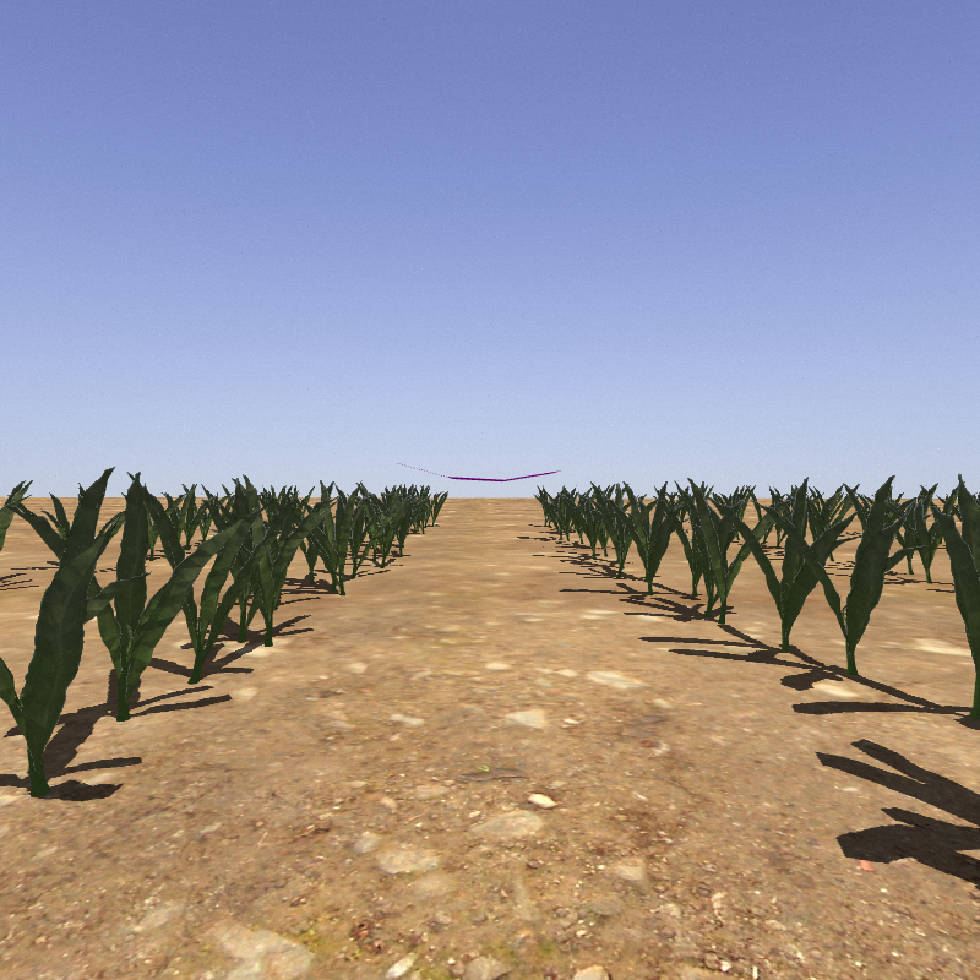
#> input picture training/validate/image_raw_1.png, 980 x 980 px; its folder holds only this picture in this run
$ python -i seg_utils.py   (imports and definitions only)   (older library calls are emulated)
#> lines starting #> are read from the running program, lines starting #| are printed output that depends on the picture; after the words box and inside, x2 and y2 are one past the last pixel; in counts of white or black regions, pixels touching at a corner belong together
# Created by: Hunter Young
# Date: 4/24/18
#
# Script Description:
# 	TODO
# Current Recommended Usage: (in terminal)
# 	TODO
from matplotlib import pyplot as plt
import utils as ut
import numpy as np
import os
import cv2


def crop_bottom_half(image):
	cropped_img = image[image.shape[0]/2:image.shape[0]]
	return cropped_img

def crop_bottom_two_thirds(image):
	cropped_img = image[image.shape[0]/6:image.shape[0]]
	return cropped_img

def crop_below_pixel(image, y_pixel):
	cropped_img = image[y_pixel:image.shape[0]]
	return cropped_img

# [8 lines left out: function horizontal_hist, not called in this run]

def vertical_hist(_img, method=0):
	if method == 1:			# Take a histogram of the left half of the image
		hist = np.sum(_img[_img.shape[1]//2:,:], axis=1)
	elif method == 2:		# Take a histogram of the right half of the image
		hist = np.sum(_img[0:_img.shape[1]//2,:], axis=1)
	else:					# Take a histogram of the whole image
		hist = np.sum(_img[:,:], axis=1)
	return hist


# [167 lines left out: functions custom_hist, find_row_ends, find_lowest_histograms, find_lowest_contours, not called in this run]

def histogram_sliding_filter(hist, window_size=16, flag_plot=False):
	avg_hist = np.zeros_like(hist).astype(np.int32)
	sliding_window = np.ones((window_size,))/window_size

	try:
		n, depth = hist.shape
	except:
		n = hist.shape
		depth = None

	if flag_plot == True:
		plt.figure(1)
		plt.clf()
		plt.title('Smoothed Histogram of the image')

	if depth == None:
		avg_hist = np.convolve(hist[:], sliding_window , mode='same')
		if flag_plot == True:
			plt.plot(range(avg_hist.shape[0]), avg_hist[:])
	else:
		for channel in range(depth):
			tmp_hist = np.convolve(hist[:,channel], sliding_window , mode='same')
			avg_hist[:,channel] = tmp_hist
			if flag_plot == True:
				plt.plot(range(avg_hist.shape[0]), avg_hist[:,channel])
				# plt.plot(range(avg_hist.shape[0]), avg_hist[:,1])
				# plt.plot(range(avg_hist.shape[0]), avg_hist[:,2])
	return avg_hist

def find_horizon_simple(v_hist,window_size=16):
	minval = [0,0]
	n_slopes = v_hist.shape[0] // window_size
	# print("Slopes: " + str(n_slopes))

	for i in range(n_slopes):
		xold = window_size * (i)
		xnew = window_size * (i+1) - 1

		dx = window_size
		dy = v_hist[xnew] - v_hist[xold]

		m = dy/dx
		tmp = np.array([xnew, m])
		if tmp[1] < minval[1]:
			minval = tmp

	# print("Minimum: " + str(minval))
	tmpVal = int(minval[1])
	idx = int(minval[0])
	return idx

def find_horizon(img, nwindows=8, minpix=300, window_height=20, flag_plot=False):
	tmp = cv2.resize(img, (640,480))
	cropped = np.copy(tmp)
	display = np.copy(tmp)
	h, w, c = tmp.shape

	vhist = vertical_hist(tmp)
	hist = histogram_sliding_filter(vhist)
	minypix = find_horizon_simple(hist[:,1])
	# print("")
	# print(tmp.shape)
	# print("Starting Y-Pixel: " + str(minypix))

	# Set size of the windows
	window_width = np.int(tmp.shape[1]/nwindows)
	# Set the width of the windows +/- margin

	if window_height > minypix:
		window_height = minypix

	# print("Window Size: " + str(window_height) + ", " + str(window_width))

	# Identify the x and y positions of all nonzero pixels in the image
	nonzero = tmp.nonzero()
	nonzeroy = np.array(nonzero[0])
	nonzerox = np.array(nonzero[1])

	# Declare initial search coordinates
	x_base = 0# + window_width/2
	y_base = minypix - window_height

	# Check if we need to start our window search on the left or the right side
	win_y_low = y_base - window_height
	win_y_high = y_base + window_height
	win_x_high = x_base + (0+1)*window_width
	win_x_low = x_base + 0*window_width

	good_horizon_inds = ((nonzeroy >= win_y_low) & (nonzeroy < win_y_high) &
	(nonzerox >= win_x_low) &  (nonzerox < win_x_high)).nonzero()[0]

	# print("Start --- # of Good Indices: " + str(len(good_horizon_inds)))
	# Current positions to be updated for each window
	if len(good_horizon_inds) < minpix:
		x_current = w
		flag_left_2_right = False
		# print("Searching for horizon [Right->Left]")
	else:
		x_current = x_base
		flag_left_2_right = True
		# print("Searching for horizon [Left->Right]")

	y_current = y_base

	# Create empty lists to receive left and right lane pixel indices
	horizon_inds = []

	# Step through the windows one by one
	for window in range(nwindows):
		# Identify window boundaries in x and y
		win_y_low = y_current - window_height
		win_y_high = y_current + window_height
		if flag_left_2_right == True:
			win_x_high = x_current + (window+1)*window_width
			win_x_low = x_current + window*window_width
		else:
			win_x_low = x_current - (window+1)*window_width
			win_x_high = x_current - window*window_width

		# [8 lines of commented-out code are left out]
		good_horizon_inds = ((nonzeroy >= win_y_low) & (nonzeroy < win_y_high) &
		(nonzerox >= win_x_low) &  (nonzerox < win_x_high)).nonzero()[0]

		# Append these indices to the lists
		horizon_inds.append(good_horizon_inds)

		# If you found > minpix pixels, recenter next window on their mean position
		# print("Window " + str(window) + "---- # of Good Indices: " + str(len(good_horizon_inds)))
		if len(good_horizon_inds) > minpix:
			x_current = np.int(np.mean(nonzerox[good_horizon_inds]))
			y_current = np.int(np.mean(nonzeroy[good_horizon_inds]))
			# print("New Window Center: " + str(x_current) + ", " + str(y_current))

	# Concatenate the arrays of indices
	horizon_inds = np.concatenate(horizon_inds)

	# Extract left and right line pixel positions
	x = nonzerox[horizon_inds]
	y = nonzeroy[horizon_inds]

	try:
		# Fit a second order polynomial to each
		horizon_fit = np.polyfit(y, x, 1)
		# print("Horizon Slope: " + str(horizon_fit[0]))

		# Generate x and y values for plotting
		ploty = np.linspace(0, tmp.shape[1]-1, tmp.shape[1] )
		plotx = horizon_fit[0]*ploty + horizon_fit[1]
		# plotx = horizon_fit[0]*ploty**2 + horizon_fit[1]*ploty + horizon_fit[2]

		if horizon_fit[0] > 0:
			plotx_offset = horizon_fit[0]*ploty + horizon_fit[1]-200
		else:
			plotx_offset = horizon_fit[0]*ploty + horizon_fit[1]+200


		if flag_plot == True:
			global plt
			fig = plt.figure(3)
			fig.clf()
			fig.imshow(tmp)
			fig.plot(plotx, ploty, color='yellow')
			fig.plot(plotx_offset, ploty, color='red')
			fig.xlim(0, img.shape[1])
			fig.ylim(img.shape[0], 0)
			display = ut.fig2img(fig)
			# plt.show()
			# plt.pause(0.001)
			cv2.imshow("Found Horizon Line",display)
	except:
		print("ERROR: Function 'polyfit' failed!")
		horizon_fit = []
		plotx_offset = [0, 0]
		ploty = [0, 0]
		cropped = tmp
		pass

	pts = np.array([[0,ploty[0]],[plotx_offset[0],ploty[0]],[plotx_offset[-1],ploty[-1]], [cropped.shape[1],0]], np.int32)
	cv2.fillPoly(cropped,[pts],(0,0,0))

	cv2.line(display,(int(plotx_offset[0]),int(ploty[0])),(int(plotx_offset[-1]),int(ploty[-1])),(0,0,255))
	return horizon_fit, horizon_inds, cropped, display


# [172 lines left out: functions is_horizon_present, strip_image, histogram_strips, not called in this run]

>>> import cv2
>>> picture = cv2.imread('../training/validate/image_raw_1.png')
#> picture is the input picture: shape (980, 980, 3); mean B, G, R 151.8, 145.9, 151.9
>>> result = find_horizon(picture)
#> in find_horizon, `tmp = cv2.resize(img, (640,480))`:
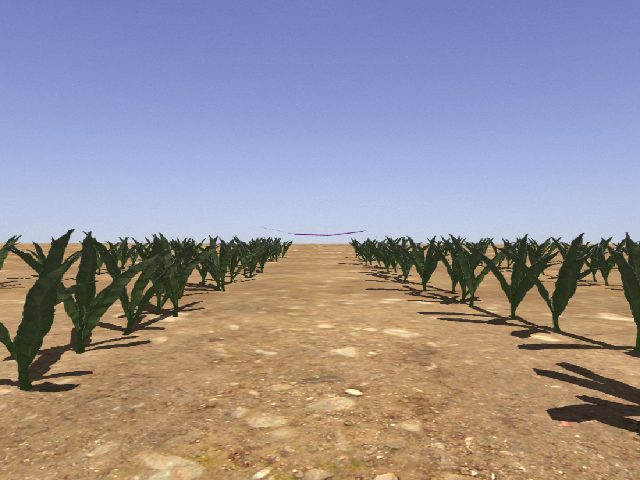
#> tmp: shape (480, 640, 3); mean B, G, R 151.7, 145.8, 151.8
#> in vertical_hist, `hist = np.sum(_img[:,:], axis=1)`: hist = 480 rows, first 8: [122356, 83495, 72954], [122463, 83633, 73066], [122437, 83664, 73116], [122579, 83779, 73293], [122645, 83826, 73345], [122824, 84039, 73517], [122961, 84174, 73574], [123030, 84247, 73636]
#> in find_horizon, `vhist = vertical_hist(tmp)`: vhist has the same summary as hist in vertical_hist
#> after the loop in histogram_sliding_filter, `for channel in range(depth):`: avg_hist = 480 rows, first 8: [61330, 41928, 36656], [69027, 47199, 41268], [76728, 52475, 45885], [84432, 57759, 50511], [92148, 63055, 55140], [99865, 68355, 59769], [107597, 73665, 64414], [115338, 78984, 69072]
#> in find_horizon, `hist = histogram_sliding_filter(vhist)`: hist has the same summary as avg_hist in histogram_sliding_filter
#> the loop in find_horizon_simple, `for i in range(n_slopes):` made 30 passes
#> (dy, m, minval) on passes 15 to 16: (-30369, -1898.1, [239, -1898.1]), (-44164, -2760.2, [255, -2760.2])
#> in find_horizon_simple, `tmpVal = int(minval[1])`: tmpVal = -2760
#> in find_horizon_simple, `idx = int(minval[0])`: idx = 255
#> in find_horizon, `y_base = minypix - window_height`: y_base = 235
#> in find_horizon, `win_y_low = y_base - window_height`: win_y_low = 215
#> in find_horizon, `win_y_high = y_base + window_height`: win_y_high = 255
#> in find_horizon, `good_horizon_inds = ((nonzeroy >= win_y_low) & (nonzeroy < win_y_high)..`: good_horizon_inds = 9600 values from 412800 to 487919
#> in find_horizon, `y_current = y_base`: y_current = 235
#> the loop in find_horizon, `for window in range(nwindows):` made 8 passes
#> (win_y_low, win_y_high, win_x_high, win_x_low, x_current, y_current) on passes 2 to 4: (214, 254, 199, 119, 158, 233), (213, 253, 398, 318, 357, 232), (212, 252, 677, 597, 618, 231)
#> after the loop in find_horizon, `for window in range(nwindows):`: horizon_inds = 8 items
#> in find_horizon, `horizon_fit = np.polyfit(y, x, 1)`: horizon_fit = [-1.5, 600.6]
#> in find_horizon, `plotx = horizon_fit[0]*ploty + horizon_fit[1]`: plotx = 640 values, max 600.6 at index 0, min -357.6 at index 639, mean 121.5
#> in find_horizon, `plotx_offset = horizon_fit[0]*ploty + horizon_fit[1]+200`: plotx_offset = 640 values, max 800.6 at index 0, min -157.6 at index 639, mean 321.5
#> in find_horizon, `pts = np.array([[0,ploty[0]],[plotx_offset[0],ploty[0]],[plotx_offset[..`: pts = [[0, 0], [800, 0], [-157, 639], [640, 0]]
#> in find_horizon, `cv2.fillPoly(cropped,[pts],(0,0,0))`:
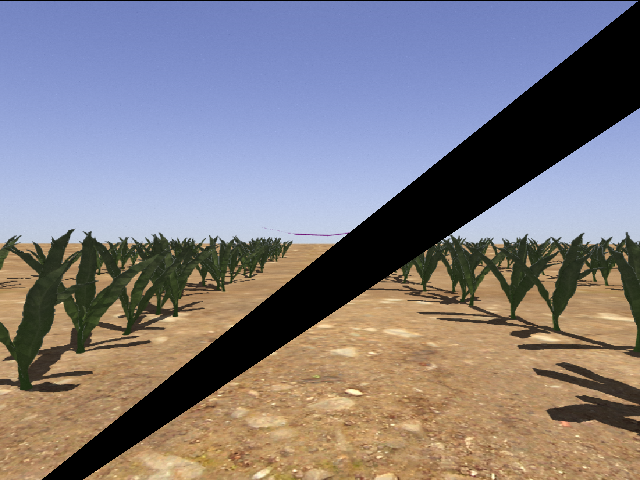
#> cropped: shape (480, 640, 3); 13.24% of pixels changed, all inside (x1, y1, x2, y2) = (0, 0, 640, 480)
#> in find_horizon, `cv2.line(display,(int(plotx_offset[0]),int(ploty[0])),(int(plotx_offse..`:
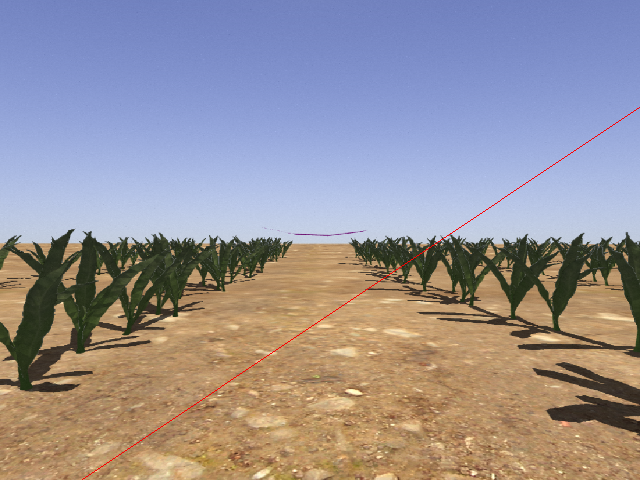
#> display: shape (480, 640, 3); 0.18% of pixels changed, all inside (x1, y1, x2, y2) = (82, 107, 640, 480)

$ run again, on training/validate/image_raw_2.png
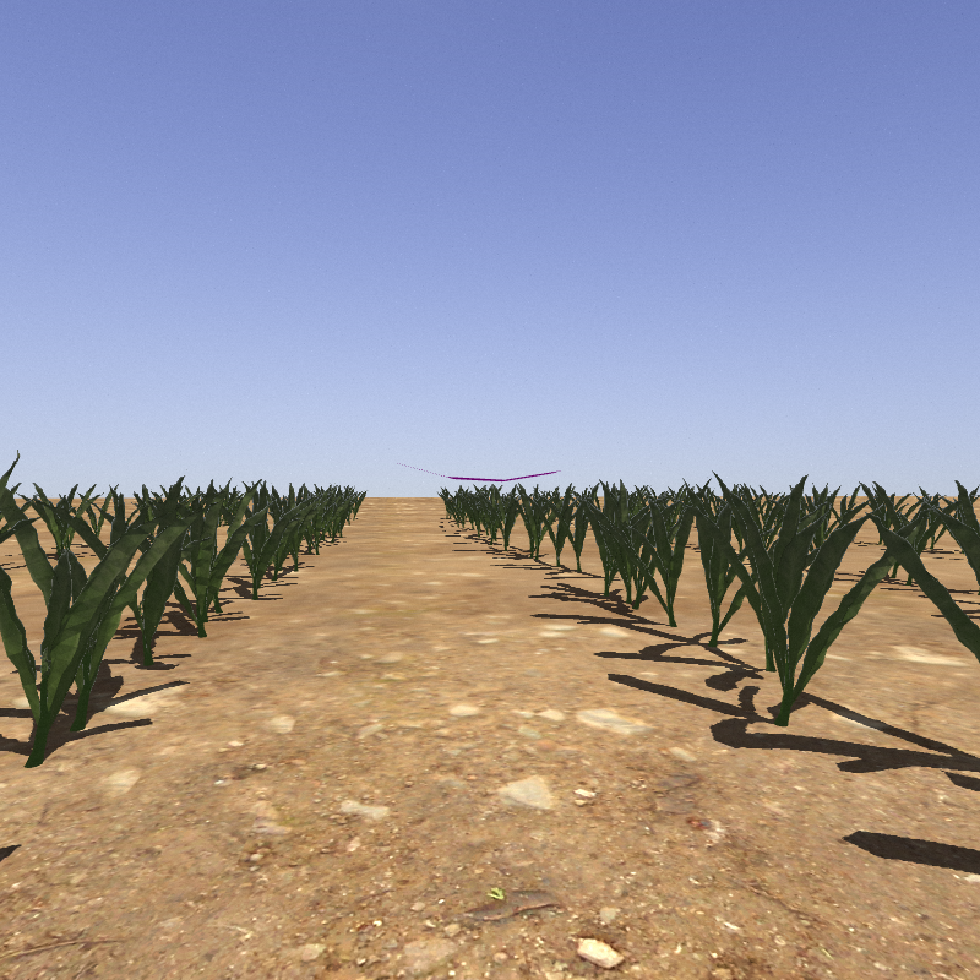
#> input picture training/validate/image_raw_2.png, 980 x 980 px
#> picture is the input picture: shape (980, 980, 3); mean B, G, R 152.4, 146.6, 152.5
#> in vertical_hist, `hist = np.sum(_img[:,:], axis=1)`: hist = 480 rows, first 8: [122085, 83229, 72772], [122197, 83276, 72846], [122319, 83432, 72976], [122350, 83532, 73000], [122417, 83595, 73080], [122552, 83711, 73233], [122687, 83865, 73312], [122837, 83974, 73411]
#> vhist has the same summary as hist in vertical_hist
#> after the loop in histogram_sliding_filter, `for channel in range(depth):`: avg_hist = 480 rows, first 8: [61215, 41788, 36539], [68899, 47048, 41138], [76585, 52312, 45741], [84275, 57578, 50349], [91974, 62854, 54967], [99678, 68133, 59585], [107392, 73424, 64213], [115114, 78726, 68848]
#> in find_horizon, `hist = histogram_sliding_filter(vhist)`: hist has the same summary as avg_hist in histogram_sliding_filter
#> the loop in find_horizon_simple, `for i in range(n_slopes):` made 30 passes
#> (dy, m, minval) on passes 15 to 16: (-32644, -2040.2, [239, -2040.2]), (-42872, -2679.5, [255, -2679.5])
#> tmpVal = -2679
#> idx = 255
#> y_base = 235
#> in find_horizon, `win_y_low = y_base - window_height`: win_y_low = 215
#> in find_horizon, `win_y_high = y_base + window_height`: win_y_high = 255
#> good_horizon_inds = 9600 values from 412800 to 487919
#> in find_horizon, `y_current = y_base`: y_current = 235
#> the loop in find_horizon, `for window in range(nwindows):` made 8 passes
#> (win_y_low, win_y_high, win_x_high, win_x_low, x_current, y_current) on passes 2 to 4: (214, 254, 199, 119, 158, 233), (213, 253, 398, 318, 357, 232), (212, 252, 677, 597, 618, 231)
#> after the loop in find_horizon, `for window in range(nwindows):`: horizon_inds = 8 items
#> horizon_fit = [-1.5, 600.6]
#> plotx = 640 values, max 600.6 at index 0, min -357.6 at index 639, mean 121.5
#> plotx_offset = 640 values, max 800.6 at index 0, min -157.6 at index 639, mean 321.5
#> pts = [[0, 0], [800, 0], [-157, 639], [640, 0]]
#> in find_horizon, `cv2.fillPoly(cropped,[pts],(0,0,0))`:
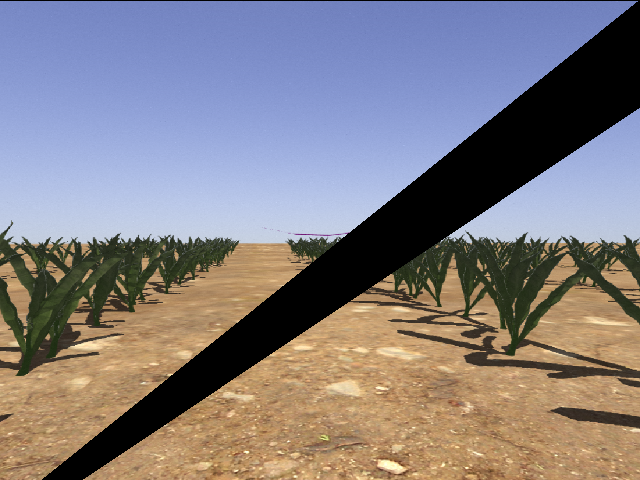
#> cropped: shape (480, 640, 3); mean B, G, R 130.4, 126, 131.4
#> in find_horizon, `cv2.line(display,(int(plotx_offset[0]),int(ploty[0])),(int(plotx_offse..`:
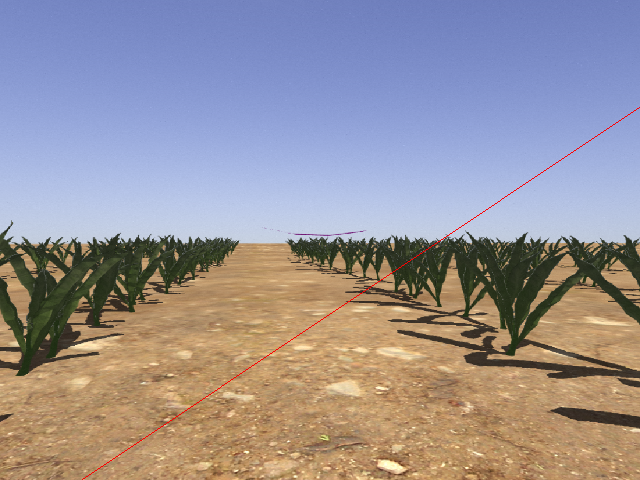
#> display: shape (480, 640, 3); mean B, G, R 152.1, 146.2, 152.6

$ run again, on training/validate/image_raw_3.png
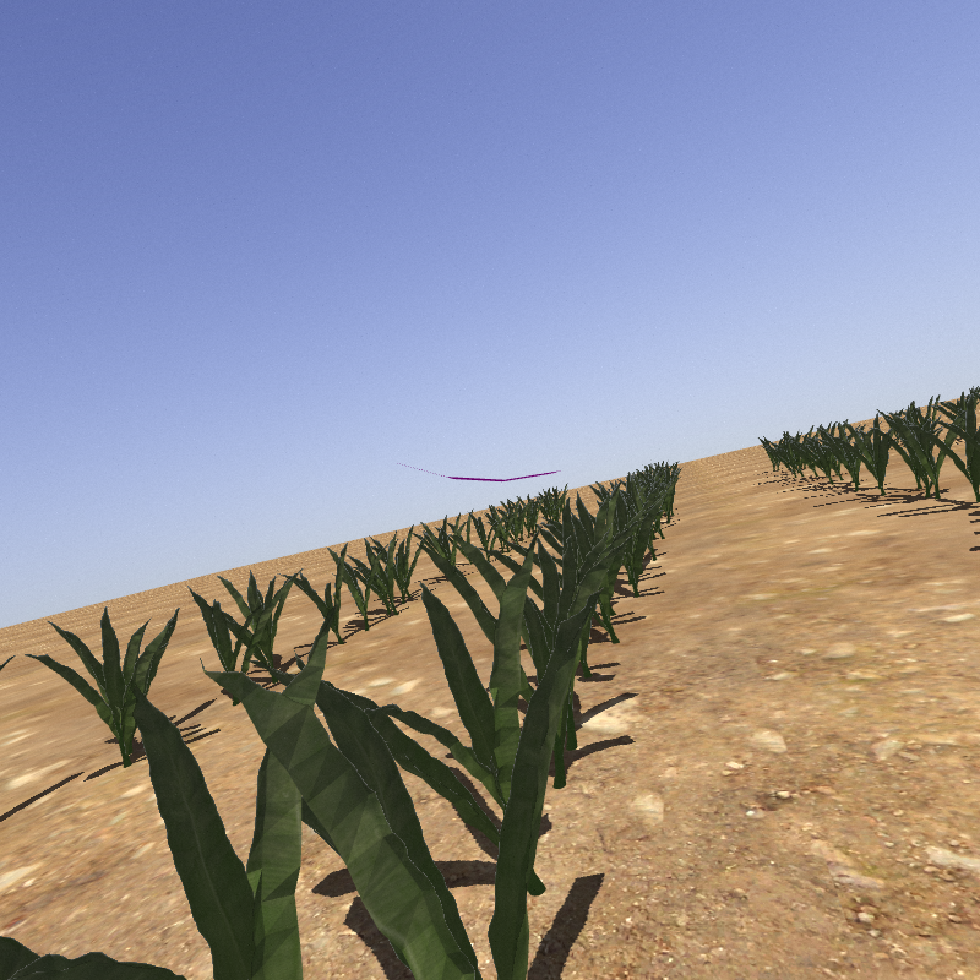
#> input picture training/validate/image_raw_3.png, 980 x 980 px
#> picture is the input picture: shape (980, 980, 3); mean B, G, R 150.7, 142.9, 145.5
#> in find_horizon, `tmp = cv2.resize(img, (640,480))`:
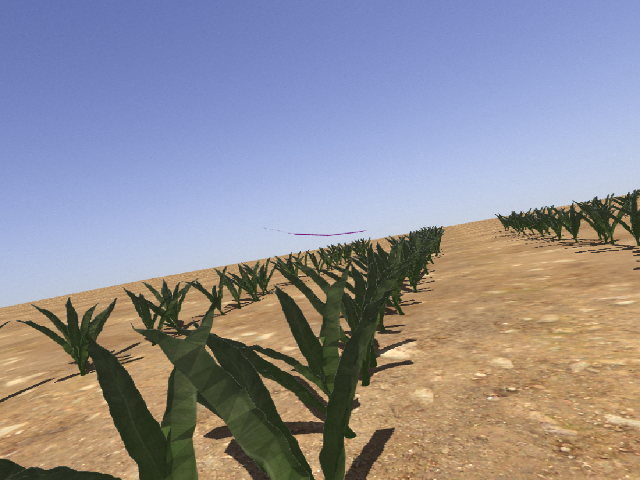
#> tmp: shape (480, 640, 3); mean B, G, R 150.6, 142.8, 145.4
#> in vertical_hist, `hist = np.sum(_img[:,:], axis=1)`: hist = 480 rows, first 8: [122501, 83953, 73463], [122703, 84183, 73688], [122683, 84171, 73663], [122785, 84306, 73791], [122847, 84353, 73851], [123011, 84532, 74007], [123036, 84569, 74046], [123160, 84699, 74165]
#> vhist has the same summary as hist in vertical_hist
#> after the loop in histogram_sliding_filter, `for channel in range(depth):`: avg_hist = 480 rows, first 8: [61420, 42172, 36917], [69125, 47475, 41560], [76837, 52786, 46212], [84555, 58103, 50868], [92283, 63432, 55537], [100010, 68760, 60205], [107745, 74098, 64882], [115492, 79449, 69570]
#> in find_horizon, `hist = histogram_sliding_filter(vhist)`: hist has the same summary as avg_hist in histogram_sliding_filter
#> the loop in find_horizon_simple, `for i in range(n_slopes):` made 30 passes
#> (dy, m, minval) on passes 13, 14, 17, 30: (-6273, -392.1, [207, -392.1]), (-6594, -412.1, [223, -412.1]), (-7541, -471.3, [271, -471.3]), (-37440, -2340, [479, -2340])
#> tmpVal = -2340
#> idx = 479
#> y_base = 459
#> in find_horizon, `win_y_low = y_base - window_height`: win_y_low = 439
#> in find_horizon, `win_y_high = y_base + window_height`: win_y_high = 479
#> good_horizon_inds = 9600 values from 842880 to 917999
#> in find_horizon, `y_current = y_base`: y_current = 459
#> the loop in find_horizon, `for window in range(nwindows):` made 8 passes
#> (win_y_low, win_y_high, win_x_high, win_x_low, x_current, y_current) on passes 2 to 4: (438, 478, 199, 119, 158, 457), (437, 477, 398, 318, 357, 456), (436, 476, 677, 597, 618, 455)
#> after the loop in find_horizon, `for window in range(nwindows):`: horizon_inds = 8 items
#> horizon_fit = [-1.5, 936.5]
#> plotx = 640 values, max 936.5 at index 0, min -21.7 at index 639, mean 457.4
#> plotx_offset = 640 values, max 1136.5 at index 0, min 178.3 at index 639, mean 657.4
#> pts = [[0, 0], [1136, 0], [178, 639], [640, 0]]
#> in find_horizon, `cv2.line(display,(int(plotx_offset[0]),int(ploty[0])),(int(plotx_offse..`:
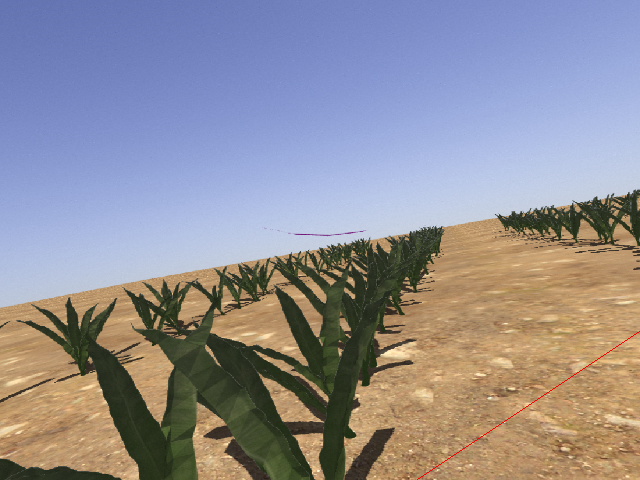
#> display: shape (480, 640, 3); 0.07% of pixels changed, all inside (x1, y1, x2, y2) = (417, 331, 640, 480)
